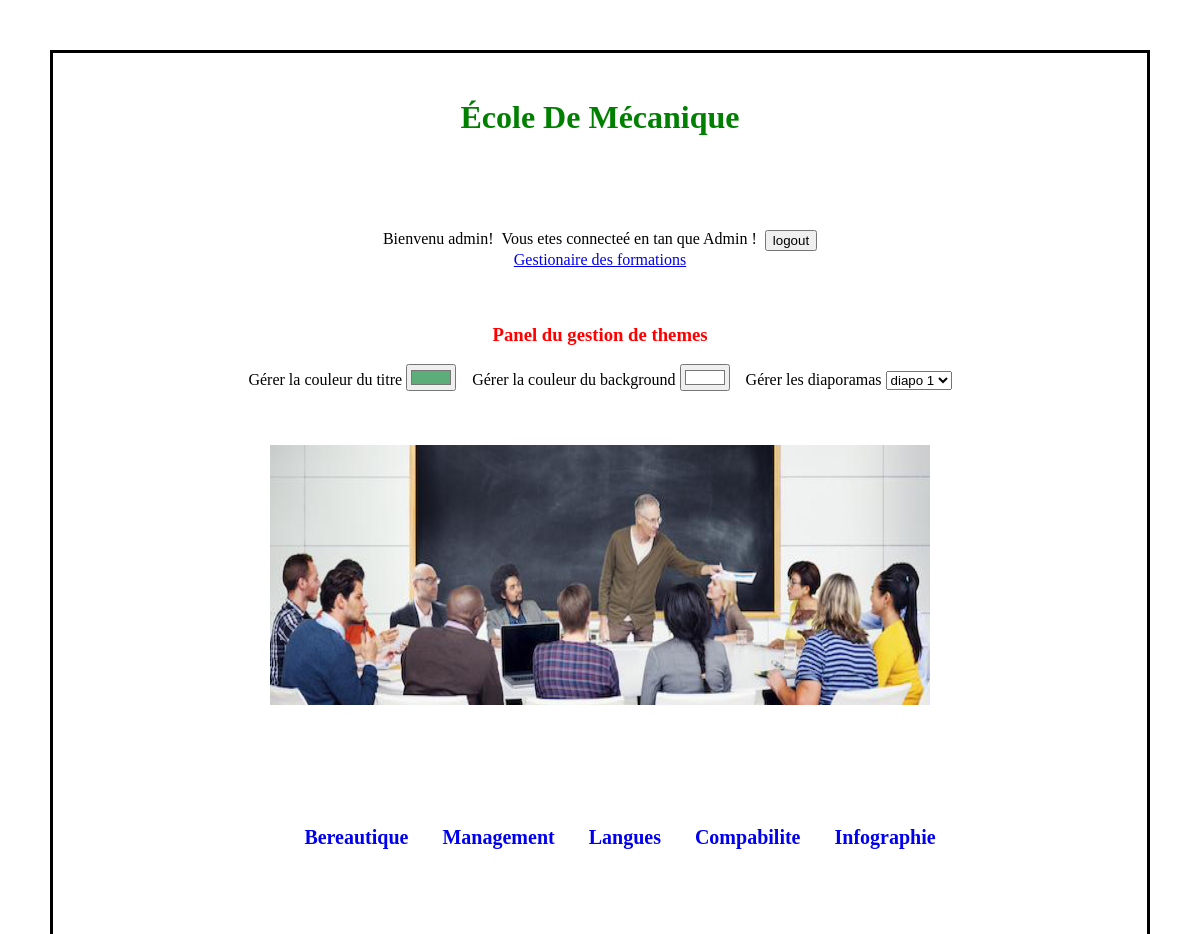
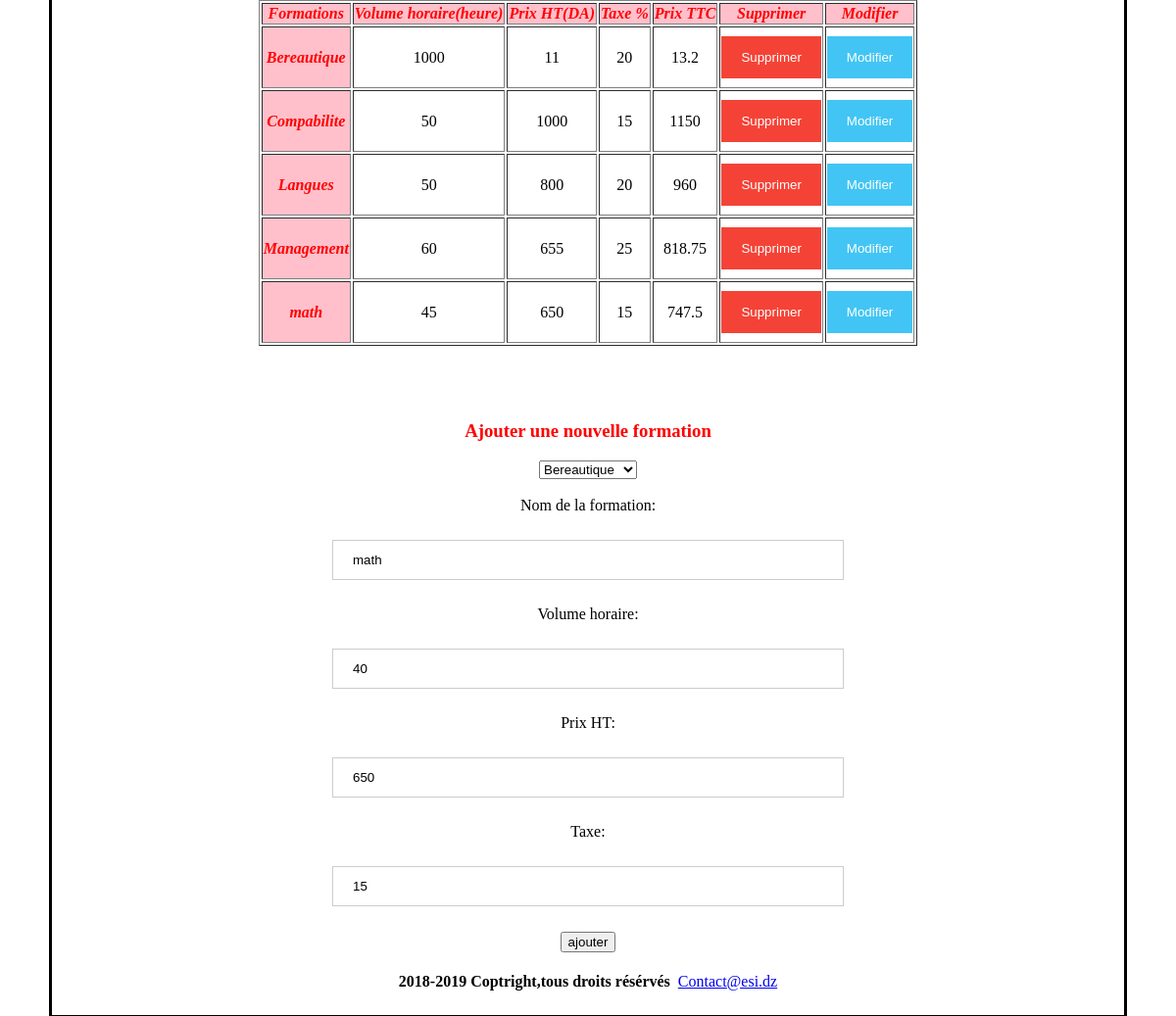
/project/sous-sites/2/5/controller/gestion_formation.php (signed in), run on the app's committed database (2 pictures, top to bottom).
### tables this page shows
CREATE TABLE `type_formation` (
  `st1` varchar(20) DEFAULT NULL,
  `st2` varchar(20) DEFAULT NULL,
  `ID` int(11) NOT NULL
);

CREATE TABLE `formations` (
  `Volume_horaire` int(11) DEFAULT NULL,
  `Prix` int(11) DEFAULT NULL,
  `Taxe` int(11) DEFAULT NULL,
  `Nom` varchar(20) DEFAULT NULL,
  `ID` int(11) NOT NULL,
  `IDD` int(11) NOT NULL,
  `id_categorie` int(11) NOT NULL,
  `id_ecole` varchar(20) NOT NULL
);

### project/sous-sites/2/5/controller/gestion_formation.php (the view, shortened to what this page needs)
<!DOCTYPE html>
<head>
<link href="../View/public/css/external.css" rel="stylesheet" type="text/css" />
</head>
<?php
include("../view/includes/variables1.php");
include("../config/connection.php");
$sql1="SELECT * FROM Type_formation t join Formations f WHERE f.ID = t.ID ORDER BY nom ASC , st2 ASC";
$sql2="SELECT * FROM Type_formation";
$formation_t=$conn->query($sql1);
$type_formation=$conn->query($sql2);
function calculTTC($a,$b){
    return ($a*$b/100) +$a;
}
?>
<body>
<h1 > <?php echo $titre_fr;?></h1></br>
<?php
if (!isset($_SESSION['user'])){
     echo "<h2 align =\"center\"> Sign In</h2>
     <form action=\"login.php\" method=\"post\">
   <div class=\"container\" >
     <label for=\"uname\"><b>Username</b></label>
     <input type=\"text\" placeholder=\"Enter Username\" name=\"uname\" required>
     <label for=\"psw\"><b>Password</b></label>
     <input type=\"password\" placeholder=\"Enter Password\" name=\"psw\" required>
     <button type=\"submit\" class=\"loginbtn\">Login</button>
     <label>
       <input type=\"checkbox\" checked=\"checked\" name=\"remember\"> Remember me
     </label>
   </div>
   <div class=\"container\" style=\"background-color:#f1f1f1\">
     <button type=\"button\" class=\"cancelbtn\">Cancel</button>
     <span class=\"psw\">Forgot <a href=\"#\">password?</a></span>
   </div>
 </form>";}
else {
    $a=$_SESSION['admin']? "Admin":"Utilisateur";
    echo "<div id=\"logout_form\" align = \"center\"> Bienvenu  ".$_SESSION['user']."! &nbsp;Vous etes connecteé en tan que  ".$a." !&nbsp;&nbsp;
    <form action='../controller/logout.php' method='get' ><input class='submit-input' type='submit' value='logout'></form>
    </div>";
    if ($_SESSION['admin']){echo
    "<div id =\"GF\" align = \"center\"><a href='gestion_formation.php'>Gestionaire des formations</a></div></br></br>
    <h3>Panel du gestion de themes</h3>
     <div ' align='center' id='panel_getion'>
     <label>Gérer la couleur du titre </label>
     <input type='color' id='input_color' onchange='change_color_tilte(this)' value='#5dad7a'>
     &nbsp;&nbsp;
     <label>Gérer la couleur du background </label>
     <input type='color' id='input_color' onchange='change_color_background(this)' value='#FFFFFF'>
     &nbsp;&nbsp;
     <label>Gérer les diaporamas </label>
     <select name='diapo'>
     <option value='1'>diapo 1</option>
     <option value='2'>diapo 2</option>
     <option value='3'>diapo 3</option>
     <option value='4'>diapo 4</option>
     </select>
     </div>"
    ;}
}
?>
<div class="diaporama">
    <div class="images">
    <?php echo $img0 ;?>
    </div>
</div>
<div align="center" class="menu header" id="myHeader">
<ul id="nav">
    <?php
    foreach ($type_formation as $row): ?>
    <li id="<?= $row['ID'] ?>" class="formation"><a class="lien"
                                                          href="#"> <?= $row['st1'] ?> </a>
    </li>
<?php endforeach; ?>
</ul>
</div>
<table id ="my_table" border="1px" align="center">
    <thead>
    <tr>
    <th scope="col" >Formations</th>
    <th scope="col">Volume horaire(heure)</th>
    <th scope="col">Prix HT(DA)</th>
    <th scope="col">Taxe %</th>
    <th scope="col">Prix TTC</th>
    <?php
            if (isset($_SESSION['user']) &&  $_SESSION['admin']){
                echo "<th>Supprimer</th>
                      <th>Modifier</th>";}
    ?>
    </tr>
    </thead>
    <tbody>
    <?php
    foreach ($formation_t as $row): ?>
        <tr>
            <th class="<?= $row['IDD'] ?>" scope="row"><?= $row['Nom'] ?></th>
            <td class="<?= $row['IDD'] ?>">
                <span class="formation_txt text_<?= $row['IDD'] ?>" > <?= $row['Volume_horaire'] ?> </span>
            </td>
            <td class="<?= $row['IDD'] ?>">
                <span class="formation_txt text_<?= $row['IDD'] ?>" > <?= $row['Prix'] ?> </span>
            </td>
            <td class="<?= $row['IDD'] ?>">
                <span class="formation_txt text_<?= $row['IDD'] ?>" > <?= $row['Taxe'] ?> </span>
            </td>
            <td class="<?= $row['IDD'] ?>"><?php echo calculTTC($row['Prix'],$row ['Taxe']) ;?></td>
           <?php
            if (isset($_SESSION['user']) &&  $_SESSION['admin']){
            echo "<td class=" .$row['IDD']."><button type=\"Submit\" id=\"supprimer\" class =\"delebtn\" value=\"Supprimer\" onclick='Supprimer(".$row['IDD'].")'>Supprimer</button></td>
            <td class=" .$row['IDD']."><button type=\"Submit\" data-is_edit=\"1\" data-id=". $row['IDD']." class =\"btn-modifier updbtn\">Modifier</button></td>";
            }
           ?>
        </tr>
    <?php endforeach; ?>
    </tbody>
    </table>&nbsp;&nbsp;&nbsp;
<?php
if (isset($_SESSION['user']) && $_SESSION['admin']){
    $sql2 = "SELECT * FROM Type_formation ";
    echo "<div id=\"form\" align=\"center\">";
    echo " <form action=\"ajouter.php\" method=\"post\" id=\"my_form\">
          <h3>Ajouter une nouvelle formation </h3>
          <select name='type'>";
foreach (($conn->query($sql2)) as $row){
 echo "<option value='".$row['ID']."'>".$row['st1']."</option>";
}
echo "</select></br></br>";
    echo "
    <label>Nom de la formation:</label></br></br>
    <input id=\"name\" type=\"text\" name=\"name\" value=\"math\" /></br></br>
    <label>Volume horaire:</label></br></br>
    <input id=\"vh\" type=\"text\" name=\"vh\" value=\"40\" /></br></br>
    <label>Prix HT</label>:</br></br>
    <input id=\"prix\" type=\"text\" name=\"prix\" value=\"650\" /></br></br>
    <label>Taxe</label>:</br></br>
    <input id=\"taxe\" type=\"text\" name=\"taxe\" value=\"15\"/></br></br>
    <input id=\"ajouter\" class='submit-input' type=\"Submit\" value=\"ajouter\" name=\"ajouter\"
     ></input>
</form>
</div>
&nbsp;&nbsp;&nbsp; ";
}
include("../view/includes/pied-page.php");
?>
</body>
</html>

### project/sous-sites/2/5/view/public/css/external.css (style rules this page uses)
table { align-content: center; justify-content: center; text-align: center; }
h1 { text-align: center; color:green; }
table tr th { background-color:pink; color:red; font-style: italic; }
body { border:3px black solid; margin: 50px; padding:25px; }
h3 { text-align: center; color:red; }
.formation { display: inline; margin: 10px; justify-content: center; align-content: center; }
.menu { justify-content: center; top: 0px; }
#nav li { display: inline-block; position: relative; }
#nav li a { display: block; padding: 5px; text-decoration: none; font-size: 20px; font-weight: bold; }
.diaporama { text-align: center; margin: 0px auto; background: black; width: 660px; height: 260px; overflow: hidden; position: relative; }
.images { margin: 0px auto; align-content: center; position: absolute; animation-duration: 20s; animation-iteration-count: infinite; animation-name: animation; background-color: black; }
#my_form { border: 3px solid white; width: 50%; }
#logout_form { display: flex; justify-content: center; }
#GF { text-align: center; justify-content: center; }
input[type=text], input[type=password] { width: 100%; padding: 12px 20px; margin: 8px 0; display: inline-block; border: 1px solid #ccc; box-sizing: border-box; }
.delebtn { background-color: #f44336; color: white; padding: 14px 20px; margin: 8px 0; border: none; cursor: pointer; width: 100%; }
.updbtn { background-color: #42c5f4; color: white; padding: 14px 20px; margin: 8px 0; border: none; cursor: pointer; width: 100%; }

### data on the page
type_formation: st1 "Bereautique", formations.Nom "Bereautique", formations.Volume_horaire "1000", formations.Prix "11", formations.Taxe "20", formations.Prix+Taxe "13.2"
type_formation: st1 "Management", formations.Nom "Management", formations.Volume_horaire "60", formations.Prix "655", formations.Taxe "25", formations.Prix+Taxe "818.75"
type_formation: st1 "Langues", formations.Nom "Langues", formations.Volume_horaire "50", formations.Prix "800", formations.Taxe "20", formations.Prix+Taxe "960"
type_formation: st1 "Compabilite", formations.Nom "Compabilite", formations.Volume_horaire "50", formations.Prix "1000", formations.Taxe "15", formations.Prix+Taxe "1150", formations.Nom "math", formations.Volume_horaire "45", formations.Prix "650", formations.Prix+Taxe "747.5"
type_formation: st1 "Infographie"

### other printed values
$titre_fr "École De Mécanique"
$_SESSION['user'] "admin"
$a "Admin"
$d "2018-2019 Coptright,tous droits résérvés"
$contact "Contact@esi.dz"
form field type "Bereautique"
